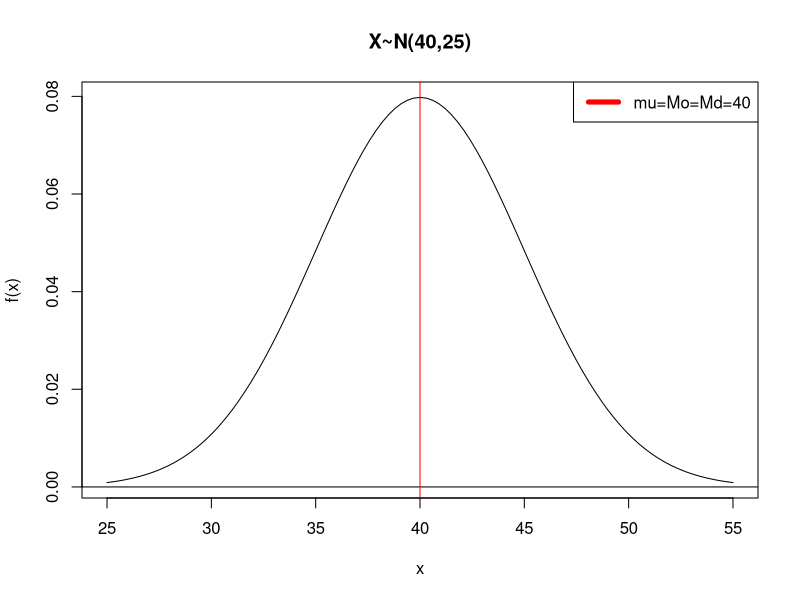
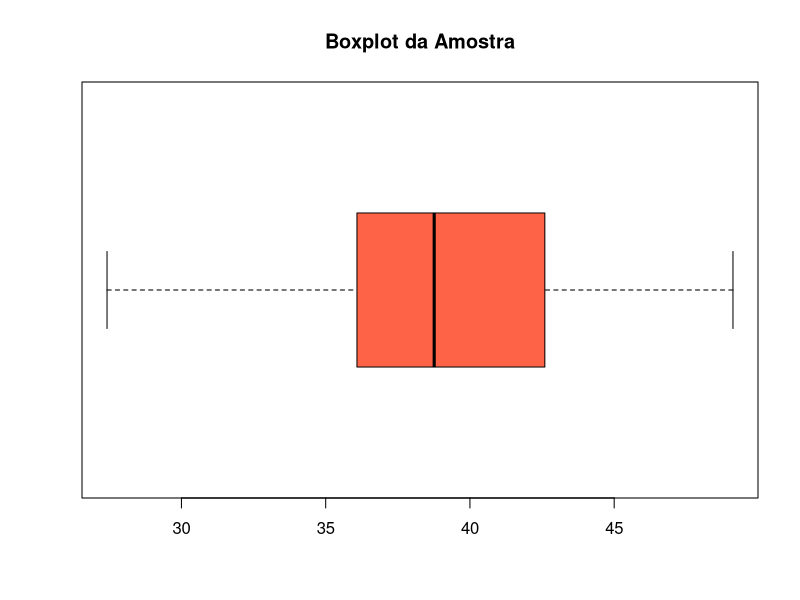
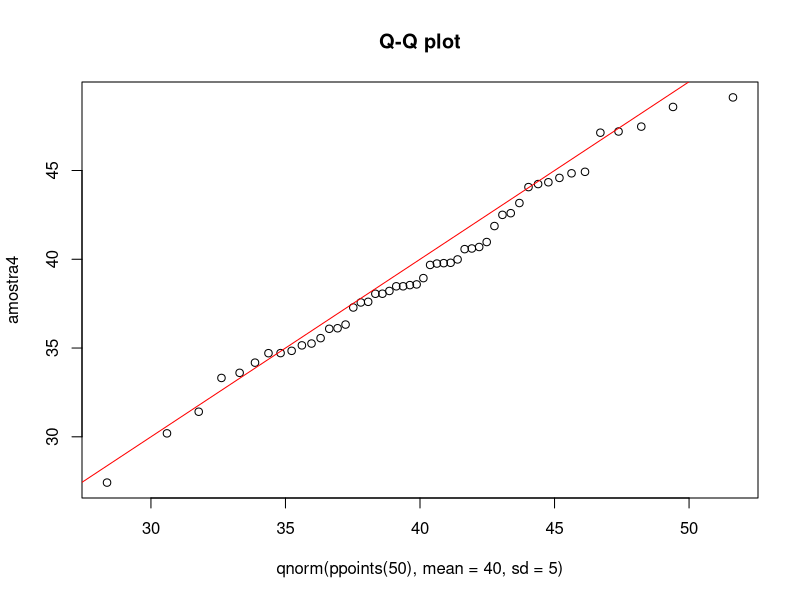
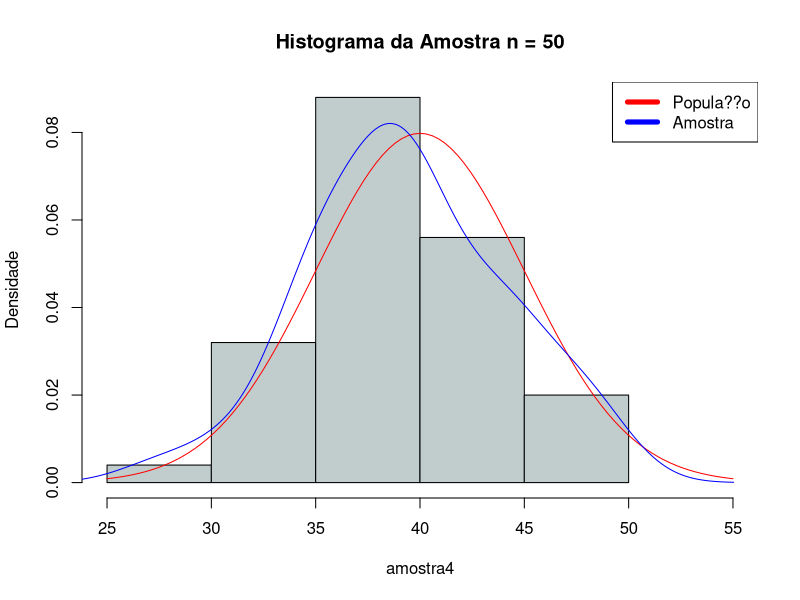

The R script that drew these images, in order: (Note: this script raises an error after producing the figures.)
# X ~ N(40, 25)

# P(|X-40|<12)
mu=40;sigma=5
z=12/sigma;z
p=2*0.4918;p
pnorm(2.4)
pnorm(-2.4)
round(pnorm(2.4)-pnorm(-2.4),5)

# Percentil de ordem 5
round(qnorm(0.05,40,5),3)

f4 = function(x) dnorm(x, mean = 40, sd = 5)
plot(f4, 25,55, main = 'X~N(40,25)', ylab = 'f(x)')
abline(h=0, col = 'black')
abline(v=0.9836, col = 'red')
polygon(x = c(-6, seq(-6, 0.859, l=50),0.859),
        y = c(0, f4(seq(-6, 0.859,l=50)), 0),
        col = 'red', density = 40)

abline(v=40, col = 'red')
#Legenda
legend("topright", legend = c('mu=Mo=Md=40'), col = c('red'), lwd = 5)

# Dados amostrais:
set.seed(521353)
amostra4 = rnorm(50, 40, 5);sort(amostra4)
mean(amostra4);median(amostra4);var(amostra4);sd(amostra4)
summary(amostra4)
boxplot(amostra4, col = 'tomato', main = 'Boxplot da Amostra', horizontal = TRUE)
#################################################################################
# Criando o QQ plot
qqplot(qnorm(ppoints(50), mean = 40, sd = 5), amostra4, main = "Q-Q plot")
# Adicionando uma linha de referencia
abline(0, 1, col = "red")
shapiro.test(amostra4)

# Teste de Kolmogorov 0,Sminorv
ks.test(amostra4, 'pnorm', 40, 5)
# Com um p-valor de 5%, podemos supor que os dados da amostra seguem uma normal

# Histograma
hist(amostra4, prob = T, col = 'azure3', 
     main = 'Histograma da Amostra n = 50', ylab = 'Densidade', xlim = c(25, 55))
curve(f4, add = T, col = 'red')
lines(density(amostra4), col = 'blue')
#Legenda
legend("topright", legend = c('Popula??o', 'Amostra'), 
       col = c('red', 'blue'), lwd = 5)

# GRAFICO HACURADO BZ
p5 = qnorm(0.05);p5;round(p5,2)
plot(f4_1, -3,3, main = 'Z~N(0,1)', ylab = 'f(x)')
abline(h=0, col = "black")
abline(v=p5, col = "tomato")
polygon(x = c(-3, seq(-3, p5, l=50), p5),
        y = c(0, f4_1(seq(-3, p5,l=50)), 0),
        col = "tomato", density = 40)
#Legenda
legend("topright", legend = c('Percentil 5 = -1,64'), 
       col = c('tomato'), lwd = 5, cex = 1)


# GRAFICO HACURADO B
p_5 = round(qnorm(0.05,40,5),3); p_5
plot(f4, 25,55, main = 'X~N(40,25)', ylab = 'f(x)')
abline(h=0, col = "black")
abline(v=p_5, col = "tomato")
polygon(x = c(25, seq(25, p_5, l=50), p_5),
        y = c(0, f4(seq(25, p_5,l=50)), 0),
        col = "tomato", density = 40)
#Legenda
legend("topright", legend = c('Percentil 5 = 31,776'), 
       col = c('tomato'), lwd = 5, cex = 1)

# GRAFICO HACHURADO AZ
plot(f4_1, -3,3, main = "P( |Z| < 2.4 )", ylab = 'f(x)')
abline(h=0, col = "black")
abline(v=-2.4, col = "red")
abline(v=2.4, col = "red")

polygon(x = c(-2.4, seq(-2.4, 0, l=50), 0),
          y = c(0, f4_1(seq(-2.4, 0,l=50)), 0),
          col = "tomato", density = 40)

polygon(x = c(0, seq(0, 2.4, l=50), 2.4),
          y = c(0, f4_1(seq(0, 2.4,l=50)), 0),
          col = "tomato", density = 40)
#Legenda
legend("topright", legend = c("P(|Z|<2,4)=0,9836"), 
       col = c('tomato'), lwd = 5, cex = 1)

#GRAFICO HACHURADO A
f = function(x) dnorm(x,40,5)
plot(f, 25,55, ylab = 'f(x)') # O xaxt="n" remove os valores do eixo X
abline(h=0, col = 'black')
abline(v=28, col = 'tomato')
abline(v=52, col = 'tomato')
title( main = "P(|X-40|<12)")

ax = c(28,seq(28, 52, length.out = 30), 52 )
ay = c(0,lapply(seq(28, 52, length.out = 30),f),0)
polygon(ax,ay, dens=40,col='tomato')
#Legenda
legend("topright", legend = c("P(|X-40|<12)=0,9836"), 
       col = c('tomato'), lwd = 5, cex = 1)

        
